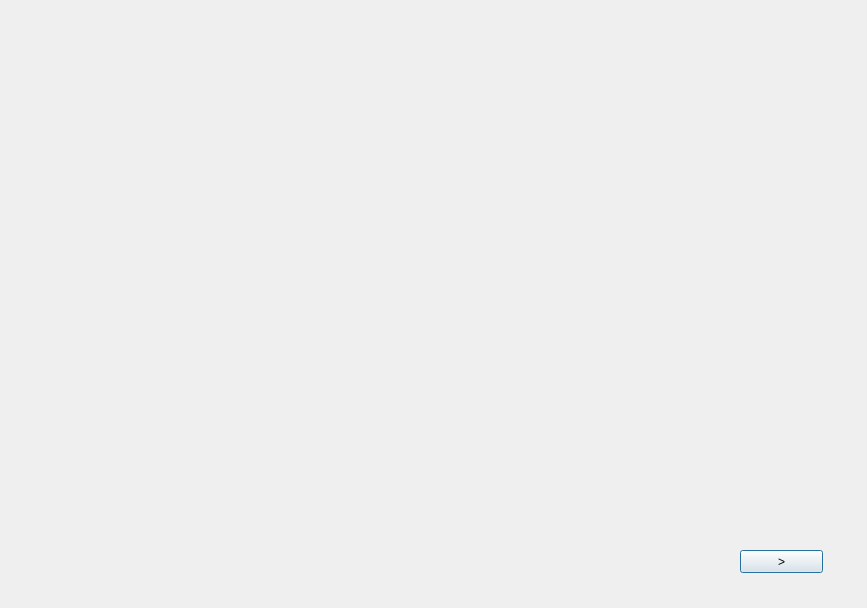
<?xml version="1.0" encoding="UTF-8"?>
<ui version="4.0">
 <class>fstr</class>
 <widget class="QDialog" name="fstr">
  <property name="geometry">
   <rect>
    <x>0</x>
    <y>0</y>
    <width>867</width>
    <height>608</height>
   </rect>
  </property>
  <property name="windowTitle">
   <string>Dialog</string>
  </property>
  <widget class="QPushButton" name="pushButton">
   <property name="geometry">
    <rect>
     <x>740</x>
     <y>550</y>
     <width>83</width>
     <height>23</height>
    </rect>
   </property>
   <property name="text">
    <string>&gt;</string>
   </property>
  </widget>
 </widget>
 <resources/>
 <connections/>
</ui>
